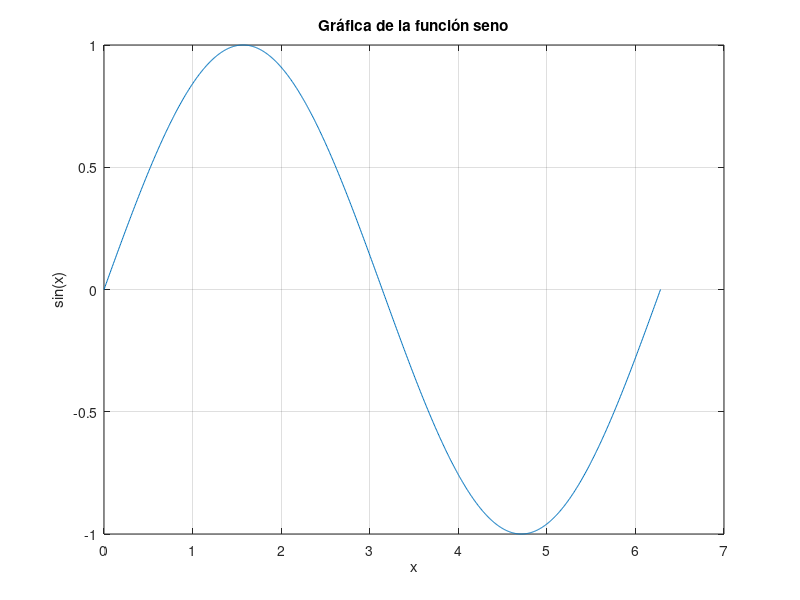

Source code (MATLAB):
clc;
x = linspace(0, 2 * pi, 1000);
y = sin(x);
plot(x, y);
title('Gráfica de la función seno');
xlabel('x');
ylabel('sin(x)');
grid on;
